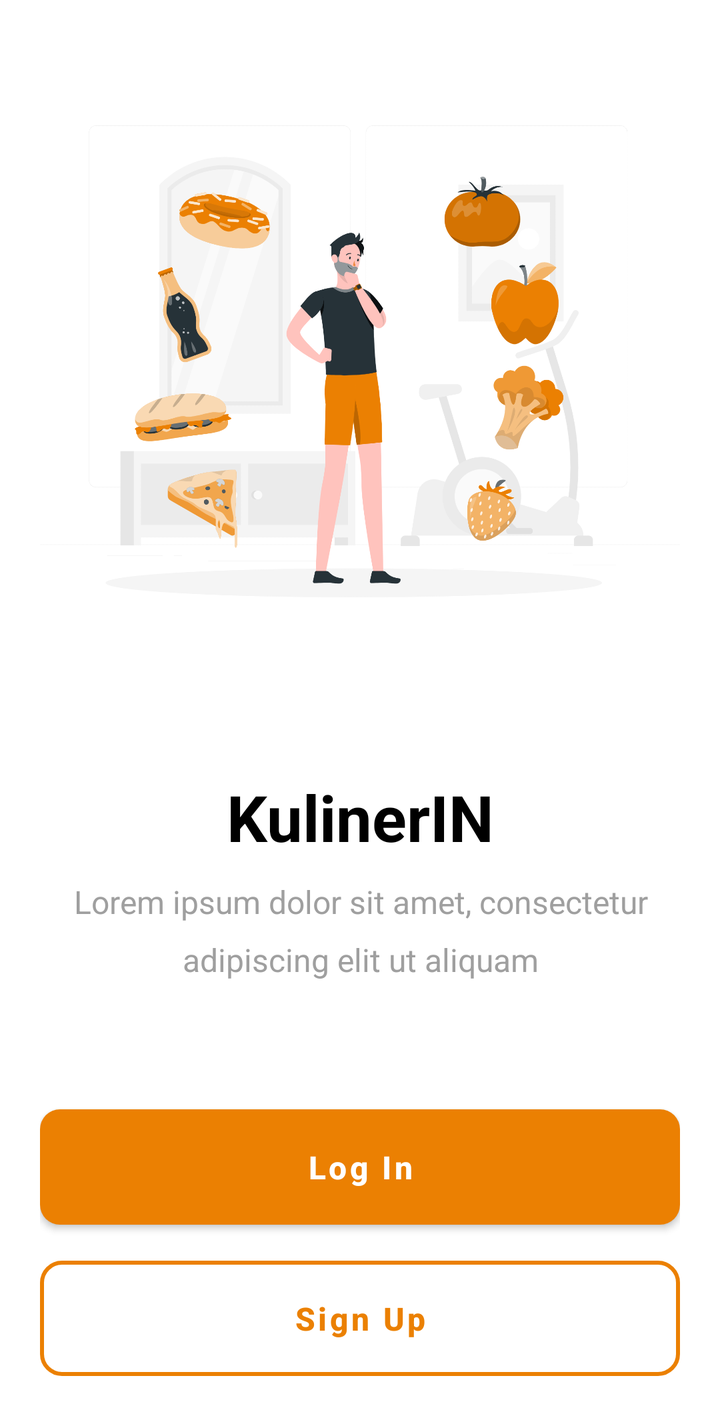
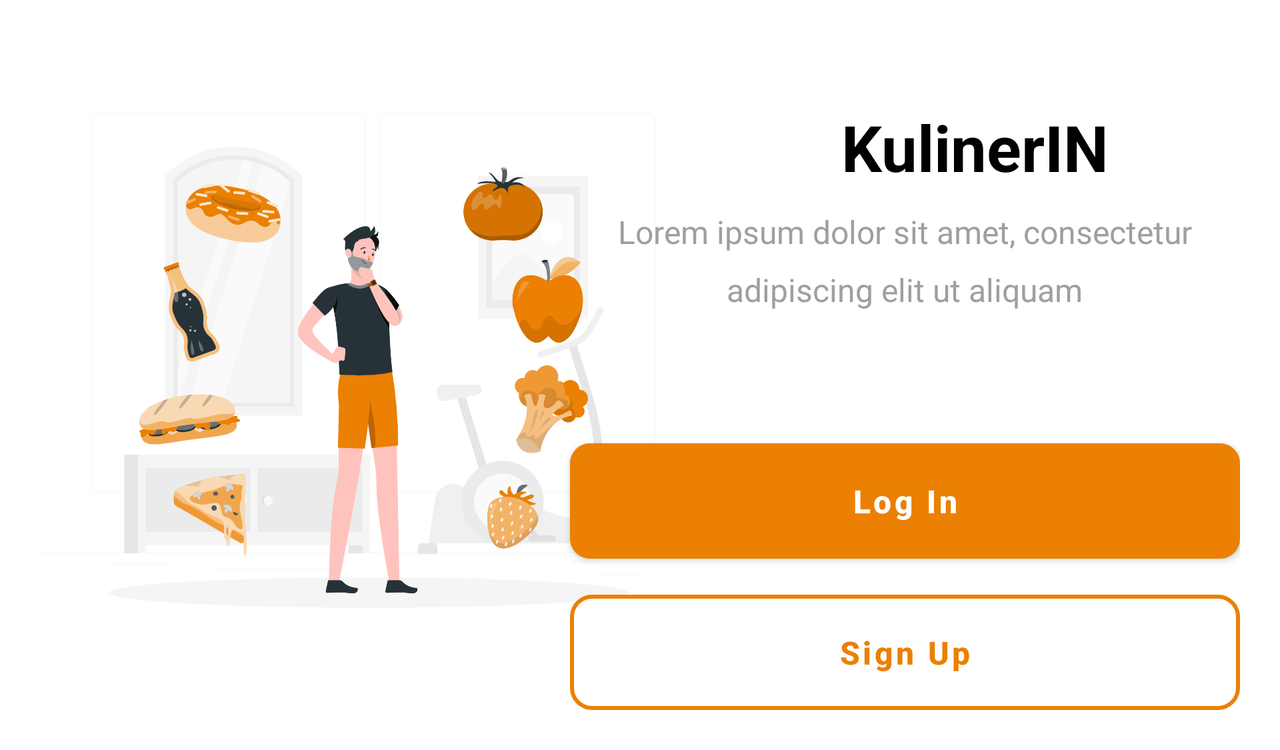

Compare how this app lays out the same screen by default and in its alternative resource folder. The renders come first, then the two layout files and the values they reference.
<!-- AndroidManifest.xml: application theme Theme.Kulinerin -->
<!-- res/layout/activity_onboarding.xml -->
<?xml version="1.0" encoding="utf-8"?>
<ScrollView xmlns:android="http://schemas.android.com/apk/res/android"
    xmlns:app="http://schemas.android.com/apk/res-auto"
    xmlns:tools="http://schemas.android.com/tools"
    android:layout_width="match_parent"
    android:layout_height="match_parent"
    tools:context=".OnBoarding">

    <androidx.constraintlayout.widget.ConstraintLayout
        android:layout_width="match_parent"
        android:layout_height="wrap_content"
        android:padding="20dp">

        <ImageView
            android:id="@+id/image_01"
            android:layout_width="match_parent"
            android:layout_height="335dp"
            android:src="@drawable/healthy_options_rafiki"
            app:layout_constraintEnd_toEndOf="parent"
            app:layout_constraintStart_toStartOf="parent"
            app:layout_constraintTop_toTopOf="parent" />

        <TextView
            android:id="@+id/title_app"
            android:layout_width="match_parent"
            android:layout_height="wrap_content"
            android:layout_marginTop="32dp"
            android:text="@string/title_app"
            android:textAlignment="center"
            android:textColor="@color/black"
            android:textSize="32sp"
            android:textStyle="bold"
            app:layout_constraintEnd_toEndOf="parent"
            app:layout_constraintStart_toStartOf="parent"
            app:layout_constraintTop_toBottomOf="@id/image_01" />

        <TextView
            android:id="@+id/desc_app"
            android:layout_width="335dp"
            android:layout_height="wrap_content"
            android:layout_marginTop="10dp"
            android:lineSpacingExtra="10sp"
            android:text="@string/desc_app"
            android:textAlignment="center"
            android:textColor="@color/gray"
            android:textSize="16sp"
            app:layout_constraintEnd_toEndOf="parent"
            app:layout_constraintStart_toStartOf="parent"
            app:layout_constraintTop_toBottomOf="@id/title_app" />

        <Button
            android:id="@+id/btn_log_in"
            android:layout_width="match_parent"
            android:layout_height="wrap_content"
            android:layout_marginTop="64dp"
            android:layout_marginBottom="18dp"
            android:background="@drawable/btn_fill"
            android:padding="12dp"
            android:text="@string/log_in"
            android:textAllCaps="false"
            android:textColor="@color/white"
            android:textSize="16sp"
            android:textStyle="bold"
            app:layout_constraintEnd_toEndOf="parent"
            app:layout_constraintStart_toStartOf="parent"
            app:layout_constraintTop_toBottomOf="@+id/desc_app" />

        <Button
            android:id="@+id/btn_sign_up"
            android:layout_width="match_parent"
            android:layout_height="wrap_content"
            android:layout_marginTop="18dp"
            android:background="@drawable/btn_unfill"
            android:padding="12dp"
            android:text="@string/sign_up"
            android:textAllCaps="false"
            android:textColor="@color/orange"
            android:textSize="16sp"
            android:textStyle="bold"
            app:layout_constraintEnd_toEndOf="parent"
            app:layout_constraintStart_toStartOf="parent"
            app:layout_constraintTop_toBottomOf="@id/btn_log_in" />
    </androidx.constraintlayout.widget.ConstraintLayout>
</ScrollView>
<!-- resources referenced by this layout -->
<resources>
  <color name="black">#FF000000</color>
  <color name="gray">#9F9F9F</color>
  <color name="orange">#EB8002</color>
  <color name="white">#FFFFFFFF</color>
  <!-- drawable btn_fill (drawable) -->
  <?xml version="1.0" encoding="utf-8"?>
  <shape xmlns:android="http://schemas.android.com/apk/res/android"
      android:shape="rectangle">
      
      <solid android:color="@color/orange"/>
      <corners android:radius="10dp"/>
  </shape>
  <!-- drawable btn_unfill (drawable) -->
  <?xml version="1.0" encoding="utf-8"?>
  <shape xmlns:android="http://schemas.android.com/apk/res/android"
      android:shape="rectangle">
      <solid android:color="@android:color/transparent"/>
      
      <stroke android:width="2dp" android:color="@color/orange"/>
      <corners android:radius="10dp"/>
  </shape>
  <!-- drawable healthy_options_rafiki: png bitmap (drawable, 333315 bytes) -->
  <string name="desc_app">Lorem ipsum dolor sit amet, consectetur adipiscing elit ut aliquam</string>
  <string name="log_in">Log In</string>
  <string name="sign_up">Sign Up</string>
  <string name="title_app">KulinerIN</string>
  <style name="Theme.Kulinerin" parent="Theme.MaterialComponents.DayNight.DarkActionBar">
          
          <item name="colorPrimary">@color/orange</item>
          <item name="colorPrimaryVariant">@color/orange</item>
          <item name="colorOnPrimary">@color/white</item>
          
          <item name="colorSecondary">@color/orange</item>
          <item name="colorSecondaryVariant">@color/teal_700</item>
          <item name="colorOnSecondary">@color/black</item>
          
          <item name="android:statusBarColor" tools:targetApi="l">?attr/colorPrimaryVariant</item>
          
      </style>
  <color name="teal_700">#FF018786</color>
</resources>
<!-- res/layout-land/activity_onboarding.xml (the repository's variant of the layout above) -->
<!-- drawn on the phone turned sideways -->
<?xml version="1.0" encoding="utf-8"?>
<ScrollView xmlns:android="http://schemas.android.com/apk/res/android"
    xmlns:app="http://schemas.android.com/apk/res-auto"
    xmlns:tools="http://schemas.android.com/tools"
    android:layout_width="match_parent"
    android:layout_height="match_parent"
    tools:context=".ui.OnBoarding">

    <androidx.constraintlayout.widget.ConstraintLayout
        android:layout_width="match_parent"
        android:layout_height="wrap_content"
        android:padding="20dp">

        <ImageView
            android:id="@+id/image_01"
            android:layout_width="335dp"
            android:layout_height="335dp"
            android:src="@drawable/healthy_options_rafiki"
            app:layout_constraintBottom_toBottomOf="parent"
            app:layout_constraintStart_toStartOf="parent"
            app:layout_constraintTop_toTopOf="parent" />

        <TextView
            android:id="@+id/title_app"
            android:layout_width="wrap_content"
            android:layout_height="wrap_content"
            android:layout_marginTop="32dp"
            android:text="@string/title_app"
            android:textAlignment="center"
            android:textColor="@color/black"
            android:textSize="32sp"
            android:textStyle="bold"
            app:layout_constraintEnd_toEndOf="parent"
            app:layout_constraintStart_toEndOf="@id/image_01"
            app:layout_constraintTop_toTopOf="@id/image_01" />

        <TextView
            android:id="@+id/desc_app"
            android:layout_width="335dp"
            android:layout_height="wrap_content"
            android:layout_marginTop="10dp"
            android:lineSpacingExtra="10sp"
            android:text="@string/desc_app"
            android:textAlignment="center"
            android:textColor="@color/gray"
            android:textSize="16sp"
            app:layout_constraintEnd_toEndOf="parent"
            app:layout_constraintTop_toBottomOf="@id/title_app" />

        <Button
            android:id="@+id/btn_log_in"
            android:layout_width="335dp"
            android:layout_height="wrap_content"
            android:layout_marginTop="64dp"
            android:layout_marginBottom="18dp"
            android:background="@drawable/btn_fill"
            android:padding="12dp"
            android:text="@string/log_in"
            android:textAllCaps="false"
            android:textColor="@color/white"
            android:textSize="16sp"
            android:textStyle="bold"
            app:layout_constraintBottom_toTopOf="@+id/btn_sign_up"
            app:layout_constraintEnd_toEndOf="parent" />

        <Button
            android:id="@+id/btn_sign_up"
            android:layout_width="335dp"
            android:layout_height="wrap_content"
            android:layout_marginTop="18dp"
            android:background="@drawable/btn_unfill"
            android:padding="12dp"
            android:text="@string/sign_up"
            android:textAllCaps="false"
            android:textColor="@color/orange"
            android:textSize="16sp"
            android:textStyle="bold"
            app:layout_constraintBottom_toBottomOf="parent"
            app:layout_constraintEnd_toEndOf="parent" />
    </androidx.constraintlayout.widget.ConstraintLayout>
</ScrollView>
